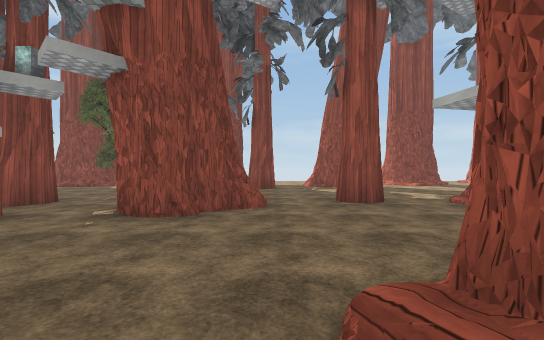
[1] (above)

24 first-person views from a walk through a 3-D level made in the Unity game engine. The camera is 1.4 m above the floor, looks level and sees 90° across. The floor is counted in squares, 2 m on a side. Each view is taken from the middle of a square. On the plan, view 1 faces up. The plan holds only what a view shows up to about 9 squares ahead; the rest is blank. The place goes on beyond the plan. The player is left out. Some animated figures are not drawn. Some surface patterns are stand-ins.

[2]
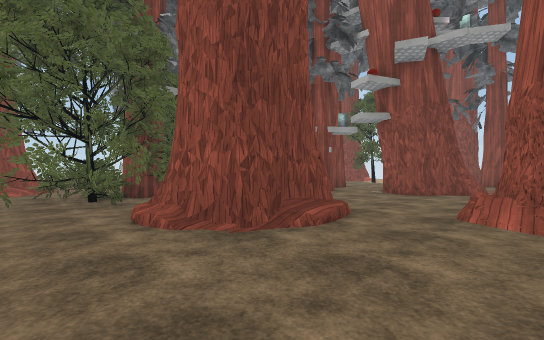

[3]
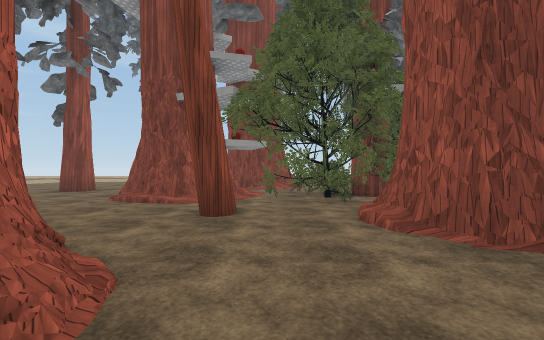

[4]
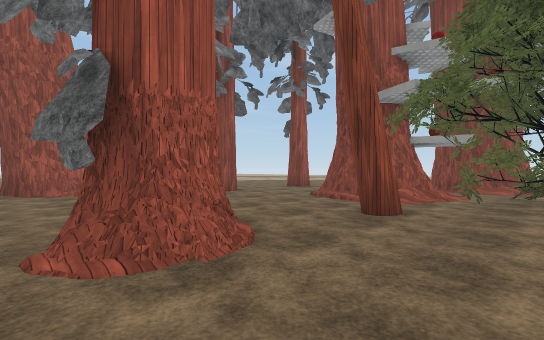

[5]
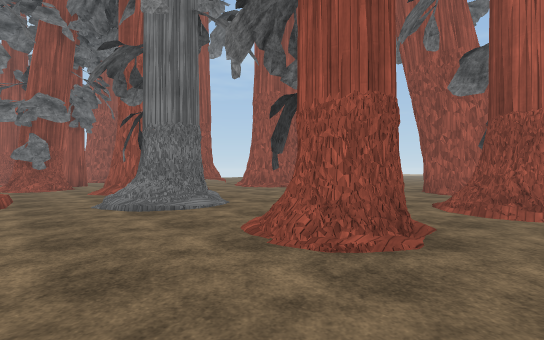

[6]
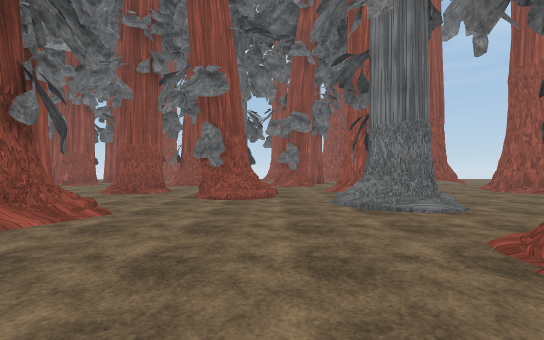

[7]
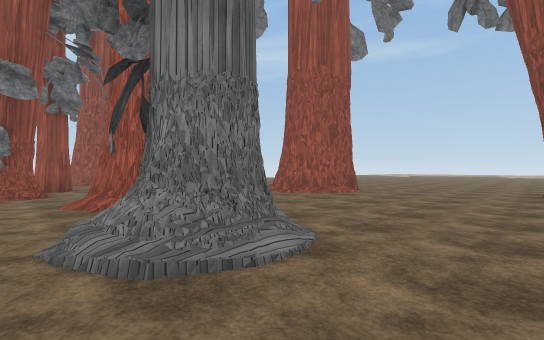

[8]
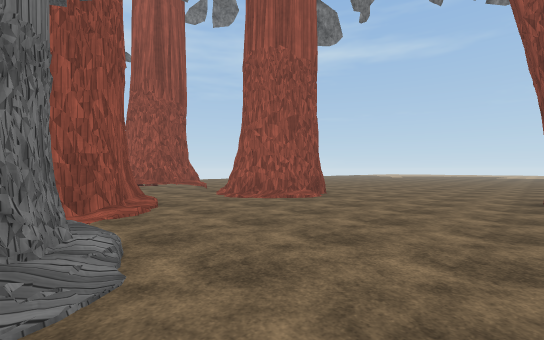

[9]
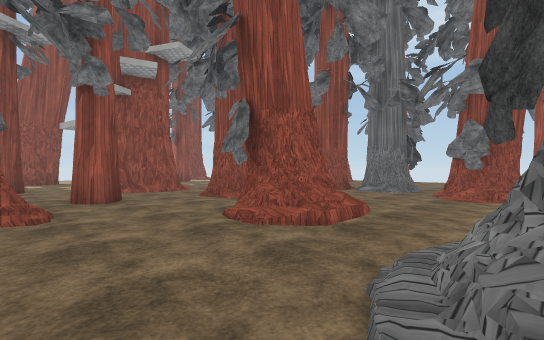

[10]
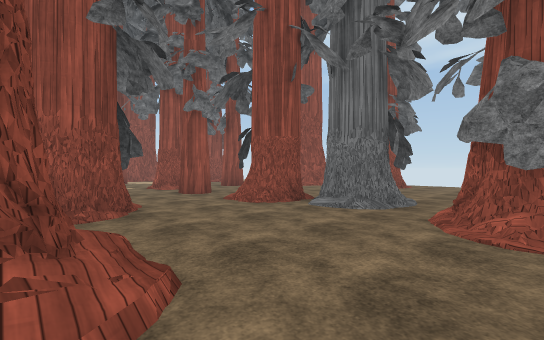

[11]
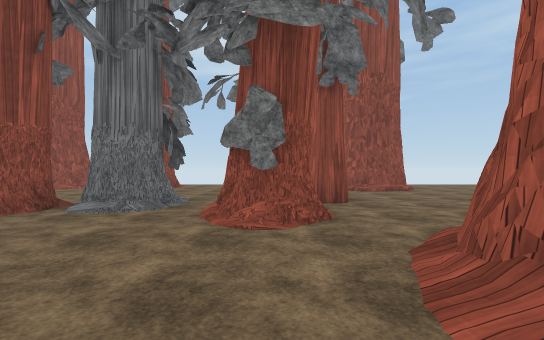

[12]
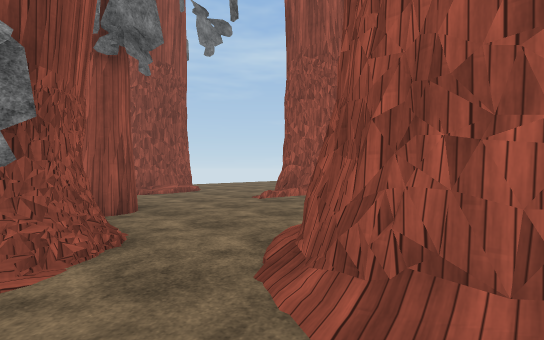

[13]
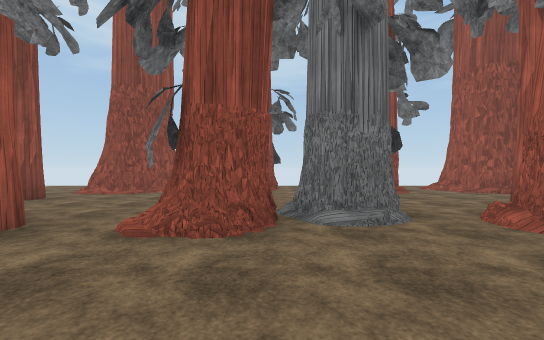

[14]
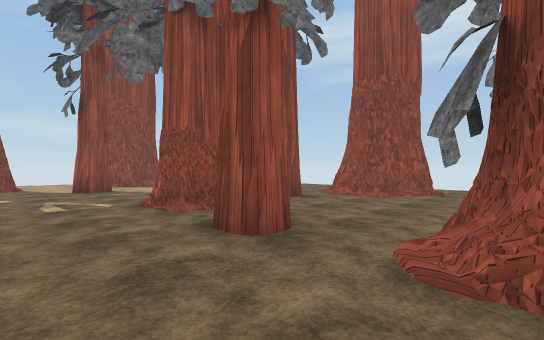

[15]
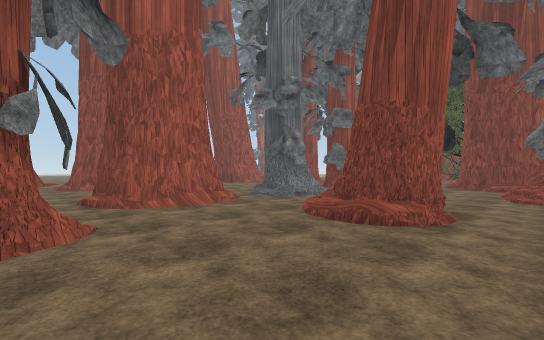

[16]
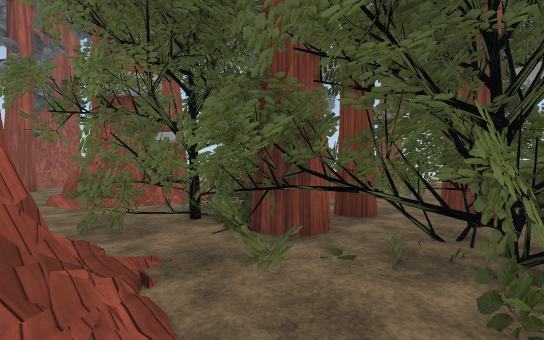

[17]
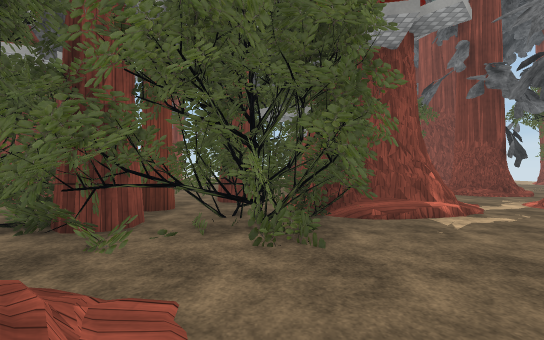

[18]
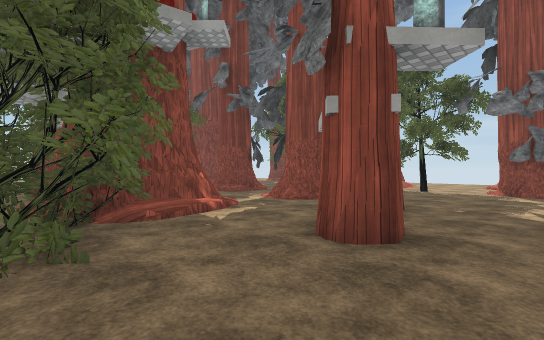

[19]
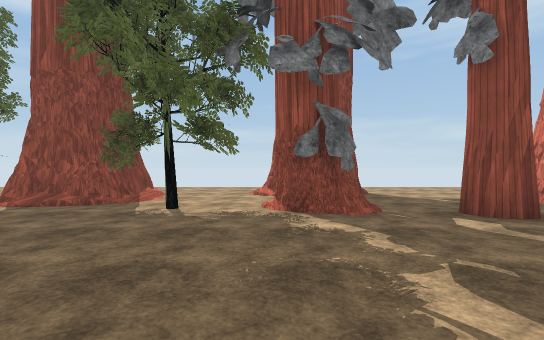

[20]
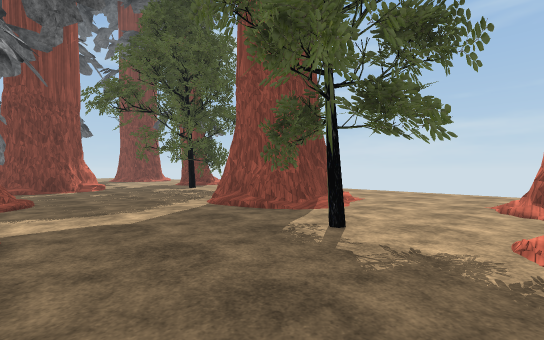

[21]
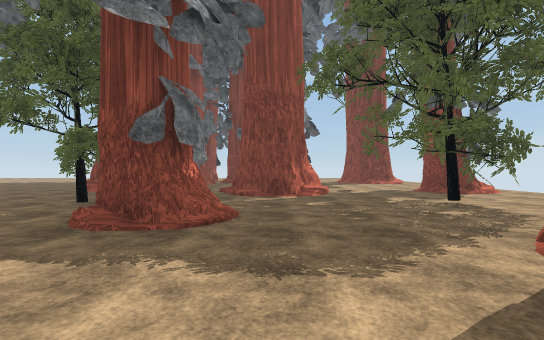

[22]
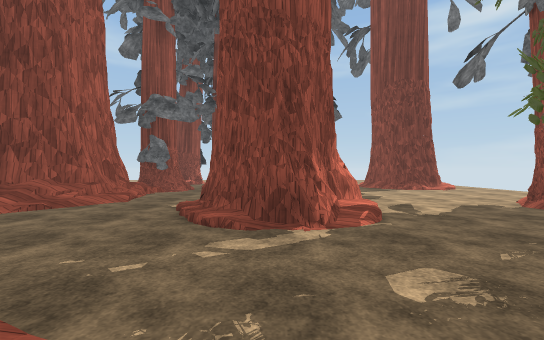

[23]
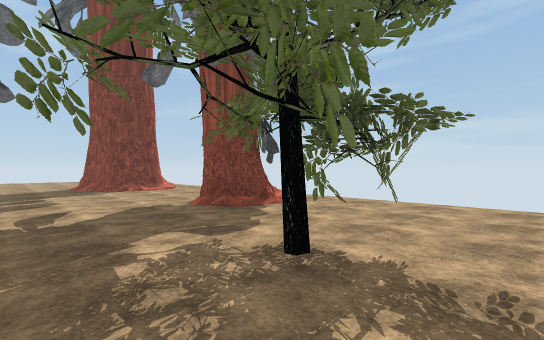

[24]
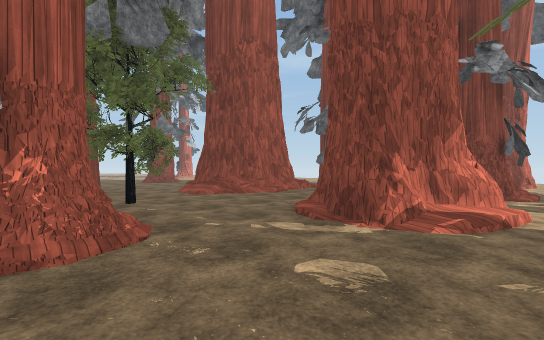

### Floor plan
Key: @ floor where view 1 was taken; # wall or solid block; x gap in a wall; . floor; / step, stairs or slope; = window, fence, low wall or low ledge; ^ raised ledge; T tree.
Columns run from 23 left of view 1 to 17 right of it. Each row starts with its distance up from view 1.
 17        ......  ....
 16    ..  /.....  ....
 15    .../#/....  ....#   ..
 14   #....//....   /..###...      #
 13  //.......TT.  #/../ ....      #.
 12 ............#/##/../ ....#     ..
 11 ..........T...//TT./#....      ..#.
 10    ##  ##..............#       ....
  9        ##................. ..  ....
  8        ##..##......... ......  ....
  7    ........##..##....  ...../  ...
  6    /..##/..T...//.#.. #..#./   ...# ##/#
  5    #  ^^//TT. //.....##..../#  ......./#
  4         #TT.   #/..#........## ..#..../##
  3        #...   ##/......................//
  2        ...#xT #TTT...........##.........
  1        .....T.#TTT......##...##..##..
  0            T..#TTT.###.@##........#.....
 -1           .....##TT###=.....//....#  ...
 -2           ......TTT/##......##....##....
 -3             ///.TTT./.......==....x...
 -4              #/..T.T.............##....#
 -5              ##/##..#.....##.///...#....
 -6                 ###...##..##/###/......#
 -7                  ##..........###/.....##
 -8                  #............# ......##
 -9                ......##........./###...
-10                .....   ........./#  ...
-11                #.  #   ......###/
-12                       ##.....#
-13                        #.....#
-14                        #......
-15                         .....

Positions as (right, up) in squares from view 1, and headings:
1: (0, 0), facing up
2: (1, -4), facing up-left
3: (1, -4), facing left
4: (1, -3), facing down-left
5: (-2, -3), facing down-right
6: (-2, -3), facing right
7: (1, -4), facing down-right
8: (1, -6), facing down-right
9: (2, -5), facing up-right
10: (6, -4), facing up-right
11: (6, -4), facing right
12: (7, -4), facing down-right
13: (7, 0), facing right
14: (8, 1), facing up-right
15: (10, 0), facing down-left
16: (-4, 1), facing down-left
17: (-3, 1), facing left
18: (-3, 1), facing up-left
19: (-4, 6), facing up
20: (-4, 8), facing up-left
21: (-7, 9), facing left
22: (-11, 9), facing left
23: (-11, 11), facing up-left
24: (-11, 11), facing down-left
